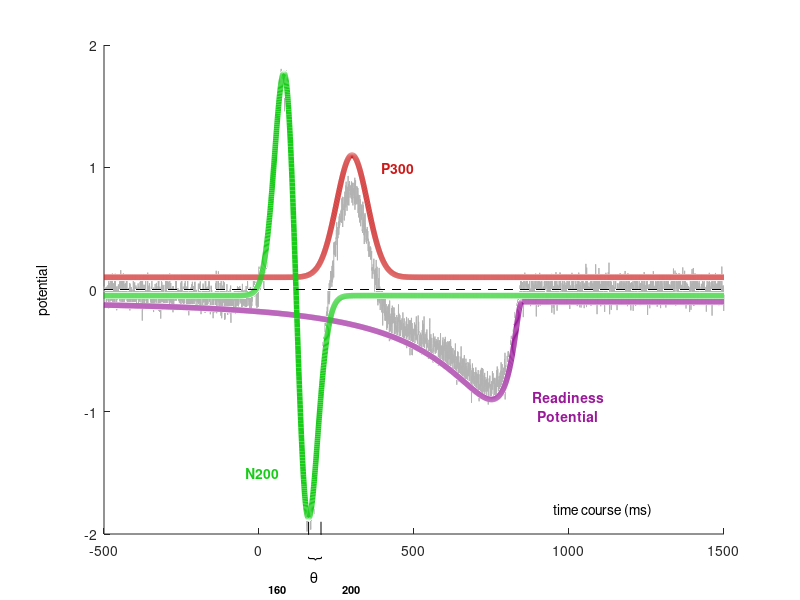

Write the MATLAB code that produced this figure.
%% GENERATE_EEG  Generates and plots data from the VNS ERP measurement model
% This function generates predictions and sample data from the ERP
% measurement model developed by Vandekerckhove, Nunez, and Srinivasan.
% The current implementation uses three 'stereotyped' ERP functions (N200,
% P300, and RP) and Gaussian noise.  It generates a single chain of
% simulated data (i.e., for one channel/electrode and for trial within one
% condition and participant).
% This is just one of several possible ERP measurement models

% - 2018/06/06 v0.0.0 by joachim@ - original version
% - 2019/05/13 v0.0.1 by joachim@ - minor changes to waveform parameterization

%% Environment
% MATLAB Version: 9.2.0.556344 (R2017a)
% Operating System: Linux 4.15.0-48-generic #51-Ubuntu SMP Wed Apr 3
% 08:28:49 UTC 2019 x86_64
% Java Version: Java 1.7.0_60-b19 with Oracle Corporation Java HotSpot(TM)
% 64-Bit Server VM mixed mode

%% Preface
% Set the random seed for reproducibility.
rng(0)


%% Graphical parameters
% Open new figure and set axis limits
figure()

yMax =    2;
yMin =   -2;
xMin = -500;
xMax = 1500;
axis([xMin, xMax, yMin, yMax])

xax = linspace(xMin, xMax, 4001);  % x axis

% Colors for the three ERP functions (red, purple, green)
color = {[.8 .1 .1], [.6 .1 .6], [.1 .8 .1]};

% Slight vertical offset so the stereotyped functions don't overlap
offset = .1;

% Set default options for (l)ine plotting and (t)ext
lops = {'linewidth', 4, 'linestyle', '-'};
tops = {'fontweight', 'bold', 'HorizontalAlignment', 'center'};


%% Stereotyped P300 waveform
% The P300 has three parameters:
%  - P300_loc: a location parameter, expressed in milliseconds
%  - P300_sca: a scale parameter, expressed in milliseconds
%  - P300_amp: an amplitude parameter, expressed in microvolts

P300_loc = 300;
P300_sca =  50;
P300_amp =   1;

% The functional form of the P300 stereotype is a scaled Gaussian function
P300 = @(x) P300_amp .* exp(-0.5 .* ((x-P300_loc) ./ P300_sca) .^ 2);


%% Stereotyped Readiness Potential waveform
% The RP has three parameters:
%  - RP_neg: a location parameter, the timing of the negative peak, expressed in milliseconds
%  - RP_sca: a scale parameter, the time from negative peak to full recovery, expressed in milliseconds
%  - RP_amp: an amplitude parameter, expressed in microvolts

RP_neg =  750;
RP_sca =  100;
RP_amp =  0.8;

RP_rec =  RP_neg + RP_sca;  % time of full recovery

% The functional form of the RP stereotype is an inverted log-normal function
RP = @(x) -RP_amp .* (x < RP_rec) .* exp(-0.5 * log((RP_rec-x) / RP_sca).^2);


%% Stereotyped N200 waveform
% The N200 has three parameters:
%  - N200_neg: a location parameter, the timing of the negative peak, expressed in milliseconds
%  - N200_sca: a scale parameter, the time from positive to negative peak, expressed in milliseconds
%  - N200_amp: an amplitude parameter, expressed in microvolts

N200_neg = 160;
N200_sca =  80;
N200_amp =   3;

N200_hpd = N200_sca / 2;             % half period of the waveform
N200_zcr = N200_neg - N200_sca / 2;  % time of zero-crossing

% The functional form of the N200 stereotype is a first derivative of a
% Gaussian function
N200 = @(x) -N200_amp .* exp(-0.5 * ((x-N200_zcr)/N200_hpd).^2) .* ((x-N200_zcr)/N200_hpd);


%% Drawing the waveforms
% Draw P300
line(xax, P300(xax) + offset  , lops{:}, 'color', color{1})

% Draw Readiness Potential
line(xax, RP(xax)   - offset  , lops{:}, 'color', color{2})

% Draw N200
line(xax, N200(xax) - offset/2, lops{:}, 'color', color{3})

% Draw reference line
line([xMin xMax], [0, 0], 'linestyle', '--', 'color', 'k')


%% Adding annotations
% Mark observed N200 peak and 200ms point
line([N200_neg N200_neg], -[2.1 1.9], 'color', 'k')
line([     200      200], -[2.1 1.9], 'color', 'k')

% Add bracket under N200 offset interval and label as \theta
text( N200_neg + 18, -2.2, '\{', 'color', 'k', tops{:}, ...
    'fontsize', 11, 'fontweight', 'normal', ...
    'rotation', 90, 'HorizontalAlignment', 'center')
text( N200_neg + 20, -2.35, '\theta', 'color', 'k', tops{:}, ...
    'fontsize', 11, 'fontweight', 'normal', ...
    'interpreter', 'tex', 'HorizontalAlignment', 'center')

% Mark and label the N200 peak and the 200ms point
text(200 + 100, -2.45, '200', tops{:}, 'fontsize', 8)
line([200 275], [-2 -2.34], 'linestyle', ':', 'color', 'k')
text(N200_neg - 100, -2.45, '160', tops{:}, 'fontsize', 8)
line([160 85], [-2 -2.34], 'linestyle', ':', 'color', 'k')

% Add labels to the waveforms
text( P300_loc + 150,  P300_amp * 1.0, 'P300', 'color', color{1}, tops{:})
text( N200_neg - 150, -N200_amp * 0.5, 'N200', 'color', color{3}, tops{:})
text( RP_neg   + 250, -RP_amp   * 1.2, sprintf('Readiness\nPotential'), 'color', color{2}, tops{:})

% Add axis labels
text(-700, -0, 'potential', 'HorizontalAlignment', 'center', 'Rotation', 90)
text(950, -1.8, 'time course (ms)')


%% Add the simulated data
% The model prediction is a weighted sum of the stereotyped ERPs
weights = [1 1 1];

model = ...
      weights(1) * P300(xax) ...
    + weights(2) * RP(xax) ...
    + weights(3) * N200(xax);


% Here we add some sinusoidal noise, but this should be turned off for
% model recovery studies!
sin_noise = ...
       + 0.1 * sin(xax/1000*pi) ...
       + 0.2 * sin(xax/500*pi) ...
       + 0.1 * sin(xax/100*pi) ...
       + 0.2 * sin(xax/50*pi) ...
       + 0.1 * sin(xax/10*pi) ...
       + 0.2 * sin(xax/5*pi);

% Finally, we add gaussian noise
gau_noise = 1/15 * randn(size(xax));

% Plot the sum of model and all noise sources
hold on
plot(xax, model + gau_noise , ...
    'Zdata', -ones(size(xax)),...
    'color', [.7 .7 .7], 'Clipping', 'off')


%%
% addpath ~/Dropbox/MATLAB/
% figure(1), savepic('~/Downloads/neurodatarr/pics/stereotypical1.eps')
% figure(2), savepic('~/Downloads/neurodatarr/pics/stereotypical2.eps')

%!cd /tmp/generalizability/ && git add * && git commit -am "matlab" && git push 